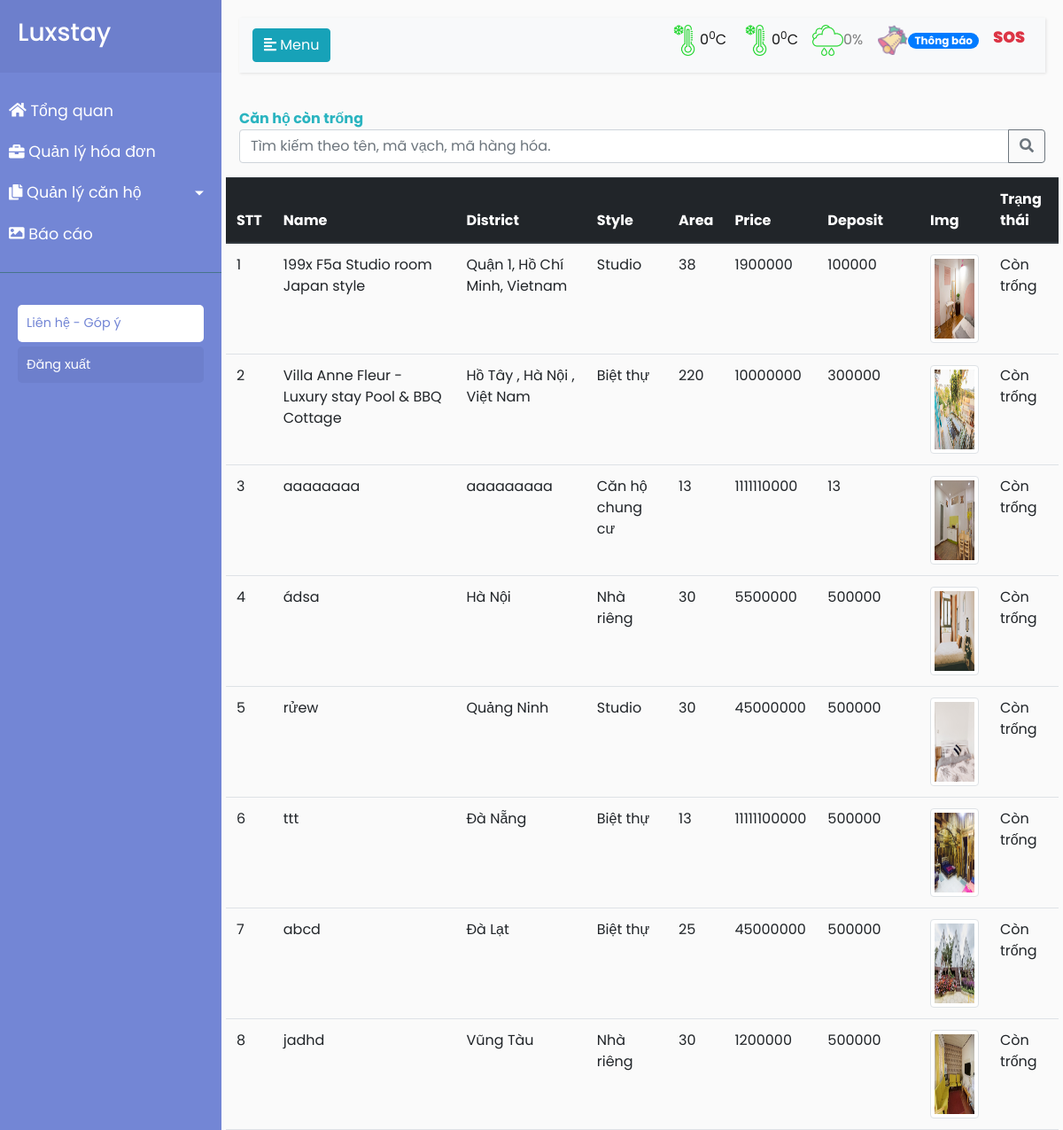
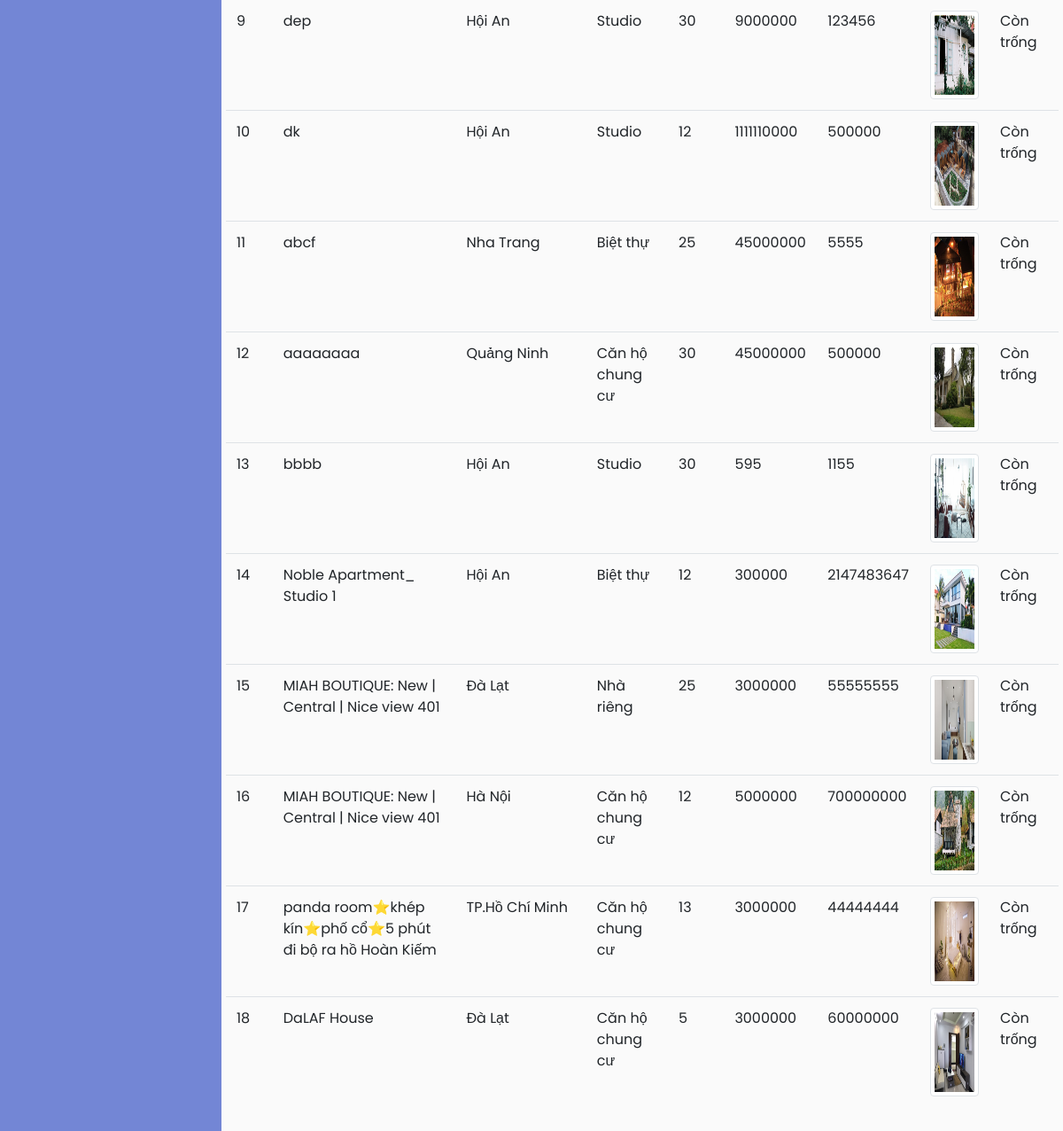
/admin/modules/Canhocontrong.php, run on the app's committed database (2 pictures, top to bottom).
### tables this page shows
CREATE TABLE `building` (
  `id` bigint(20) NOT NULL,
  `name` text NOT NULL,
  `district` text NOT NULL,
  `style` varchar(50) NOT NULL,
  `buildingarea` varchar(100) NOT NULL,
  `price` float NOT NULL,
  `numberroom` int(11) NOT NULL,
  `maxcustomer` int(11) NOT NULL,
  `description` text NOT NULL,
  `deposit` int(11) NOT NULL,
  `status` bit(1) NOT NULL,
  `createddate` timestamp NULL DEFAULT NULL,
  `modifieddate` timestamp NULL DEFAULT NULL,
  `createdby` varchar(50) NOT NULL,
  `modifiedby` varchar(50) NOT NULL,
  `image` text NOT NULL
);

### admin/modules/Canhocontrong.php (the view, shortened to what this page needs)
<?php
$conn=mysqli_connect("localhost","root","","ql_homestay");
mysqli_query($conn,'SET NAMES "utf8"');
$sql="select * from building where  status = 0";
$kq=mysqli_query($conn,$sql);
?>
<?php require_once __DIR__. "/../layouts/header.php"; ?>
<div class="content">
	<div class="row">
		<div class="col-3">
			<b style="font-weight: 700;color: #2ab4c0;">Căn hộ còn trống</b>
		</div>
		<div class="col-6">
		</div>
                      <?php include 'modalCart.php' ?>
                    </div>
                    <div class="row">
                     <div class="col-12">
                      <div class="row">
                       <div class="col-12">
                        <div class="input-group mb-3">
                         <input type="text" class="form-control test" placeholder="Tìm kiếm theo tên, mã vạch, mã hàng hóa." aria-label="Recipient's username" aria-describedby="button-addon2">
                         <div class="input-group-append">
                          <button class="btn btn-outline-secondary" type="button" id="button-addon2"><i class="fas fa-search"></i></button>
                        </div>
                      </div>
                    </div>
                  </div>
                  <div class="row">
                   <table class="table table-hover">
                    <thead class="thead-dark">
                     <tr>
                      <th scope="col" >
                       STT
                     </th>
                     <th scope="col">
                       Name
                     </th>
                     <th scope="col">
                       District
                     </th>
                     <th scope="col">
                       Style
                     </th>
                     <th scope="col">
                       Area
                     </th>
                     <th scope="col">
                       Price
                     </th>
                    <th scope="col">
                     Deposit
                   </th>
                   <th scope="col">
                     Img
                   </th>
                   <th scope="col">
                     Trạng thái
                   </th>
                 </tr>
               </thead>
              <thead class="thead-dark">
                <?php
                if(isset($kq))
                {
                  $i=0;
                  while ($result = $kq->fetch_assoc()) {
                    $i++;
                 ?>
               <tr>
                 <td><?php echo $i; ?></td>
                 <td><?php echo $result['name'] ?></td>
                 <td><?php echo $result['district'] ?></td>
                 <td><?php echo $result['style'] ?></td>
                  <td><?php echo $result['buildingarea'] ?></td>
                 <td><?php echo $result['price'] ?></td>
                 <td><?php echo $result['deposit'] ?></td>
                  <td><img style="width: 100%;height: 100px" src="/luxstay/public/font-end/image/<?php echo $result['image']; ?>" class=" img-thumbnail" alt="avatar"></td>
                 <td><?php if($result['status']==0)
                 {
                  echo "Còn trống";
                 } ?></td>
               </tr>
             <?php } }?>
               </thead>
             </table>
           </div>
      </div>
    </div>
  </div>
</div>
</div>
</body>
</html>

### admin/layouts/header.php (shortened to what this page needs)
<!DOCTYPE html>
<html>
<head>
    <link rel="stylesheet" href="https://stackpath.bootstrapcdn.com/bootstrap/4.1.0/css/bootstrap.min.css">
   <link rel="stylesheet" href="../public/css/style4.css">
</head>
<body>
    <div class="wrapper">
        <nav id="sidebar">
            <div class="sidebar-header">
                <h3>Luxstay</h3>
            </div>
            <ul class="list-unstyled components">
                <li>
                    <a href="../modules/TrangChu.php">
                        <i class="fas fa-home"></i>
                        Tổng quan
                    </a>
                </li>
                <li>
                    <a href="QLHD.php">
                        <i class="fas fa-briefcase"></i>
                        Quản lý hóa đơn
                    </a>
                </li>
                <li>
                    <a href="#pageSubmenu" data-toggle="collapse" aria-expanded="false" class="dropdown-toggle">
                        <i class="fas fa-copy"></i>
                        Quản lý căn hộ
                    </a>
                </li>
                <li>
                    <a href="BaoCao.php">
                        <i class="fas fa-image"></i>
                        Báo cáo
                    </a>
                </li>
            </ul>
            <ul class="list-unstyled CTAs">
                <li>
                    <a href="Gopy.php" class="download">Liên hệ - Góp ý</a>
                </li>
                <li>
                    <a href="../index.html" class="article">Đăng xuất</a>
                </li>
            </ul>
        </nav>
            <div id="content">
            <nav class="navbar navbar-expand-lg navbar-light bg-light" style="padding: 0 !important;">
                <div class="container-fluid">
                    <button type="button" id="sidebarCollapse" class="btn btn-info">
                        <i class="fas fa-align-left"></i>
                        <span>Menu</span>
                    </button>
                    <div class="collapse navbar-collapse" id="navbarSupportedContent">
                        <ul class="nav navbar-nav ml-auto">
                             <li class="nav-item active">
                                <a class="nav-link" href="#"><img src="../public/Image/thermometer-2.png">0<sup>0</sup>C</a>
                            </li>
                            <li class="nav-item active">
                                <a class="nav-link" href="#"><img src="../public/Image/thermometer-2.png">0<sup>0</sup>C</a>
                            </li>
                            <li class="nav-item">
                                <a class="nav-link" href="#"><img src="../public/Image/rain-2.png">0%</a>
                            </li>
                            <li class="nav-item">
                                <a class="nav-link" href="#"><img src="../public/Image/bell_32px.png"><span class="badge badge-pill badge-primary">Thông báo</span></a>
                            </li>
                            <li class="nav-item">
                                <a class="nav-link" href="#" ><p class="text-danger" style="font-weight: 900 !important;">SOS</p></a>
                            </li>
                        </ul>
                    </div>
                </div>
            </nav>

### admin/modules/modalCart.php (shortened to what this page needs)
<!DOCTYPE html>
<html>
<head>
</head>
<body>
</body>
</html>

### admin/public/css/style4.css (style rules this page uses)
body { font-family: 'Poppins', sans-serif; background: #fafafa; }
a>img { width: 35px; height: 35px; }
p { font-family: 'Poppins', sans-serif; font-size: 1.1em; font-weight: 300; line-height: 1.7em; color: #999; }
a, a:hover, a:focus { color: inherit; text-decoration: none; transition: all 0.3s; }
.navbar { padding: 15px 10px; background: #fff; border: none; border-radius: 0; margin-bottom: 40px; box-shadow: 1px 1px 3px rgba(0, 0, 0, 0.1); }
i, span { display: inline-block; }
.wrapper { display: flex; align-items: stretch; }
#sidebar { min-width: 250px; max-width: 250px; background: #7386D5; color: #fff; transition: all 0.3s; }
#sidebar ul li a { text-align: left; }
#sidebar .sidebar-header { padding: 20px; background: #6d7fcc; }
#sidebar ul.components { padding: 20px 0; border-bottom: 1px solid #47748b; }
#sidebar ul li a { padding: 10px; font-size: 1.1em; display: block; }
a[data-toggle="collapse"] { position: relative; }
.dropdown-toggle::after { display: block; position: absolute; top: 50%; right: 20px; transform: translateY(-50%); }
ul.CTAs { padding: 20px; }
ul.CTAs a { text-align: center; font-size: 0.9em !important; display: block; border-radius: 5px; margin-bottom: 5px; }
a.download { background: #fff; color: #7386D5; }
a.article, a.article:hover { background: #6d7fcc !important; color: #fff !important; }
#content { width: 100%; padding: 20px; min-height: 100vh; transition: all 0.3s; }

### data on the page
building: name "199x F5a Studio room Japan style", district "Quận 1, Hồ Chí Minh, Vietnam", style "Studio", buildingarea "38", price "1900000", deposit "100000", image (picture), status "Còn trống"
building: name "Villa Anne Fleur - Luxury stay Pool & BBQ Cottage", district "Hồ Tây , Hà Nội , Việt Nam", style "Biệt thự", buildingarea "220", price "10000000", deposit "300000", image (picture), status "Còn trống"
building: name "aaaaaaaa", district "aaaaaaaaa", style "Căn hộ chung cư", buildingarea "13", price "1111110000", deposit "13", image (picture), status "Còn trống"
building: name "ádsa", district "Hà Nội", style "Nhà riêng", buildingarea "30", price "5500000", deposit "500000", image (picture), status "Còn trống"
building: name "rửew", district "Quảng Ninh", style "Studio", buildingarea "30", price "45000000", deposit "500000", image (picture), status "Còn trống"
building: name "ttt", district "Đà Nẵng", style "Biệt thự", buildingarea "13", price "11111100000", deposit "500000", image (picture), status "Còn trống"
building: name "abcd", district "Đà Lạt", style "Biệt thự", buildingarea "25", price "45000000", deposit "500000", image (picture), status "Còn trống"
building: name "jadhd", district "Vũng Tàu", style "Nhà riêng", buildingarea "30", price "1200000", deposit "500000", image (picture), status "Còn trống"
building: name "dep", district "Hội An", style "Studio", buildingarea "30", price "9000000", deposit "123456", image (picture), status "Còn trống"
building: name "dk", district "Hội An", style "Studio", buildingarea "12", price "1111110000", deposit "500000", image (picture), status "Còn trống"
building: name "abcf", district "Nha Trang", style "Biệt thự", buildingarea "25", price "45000000", deposit "5555", image (picture), status "Còn trống"
building: name "aaaaaaaa", district "Quảng Ninh", style "Căn hộ chung cư", buildingarea "30", price "45000000", deposit "500000", image (picture), status "Còn trống"
building: name "bbbb", district "Hội An", style "Studio", buildingarea "30", price "595", deposit "1155", image (picture), status "Còn trống"
building: name "Noble Apartment_ Studio 1", district "Hội An", style "Biệt thự", buildingarea "12", price "300000", deposit "2147483647", image (picture), status "Còn trống"
building: name "MIAH BOUTIQUE: New | Central | Nice view 401", district "Đà Lạt", style "Nhà riêng", buildingarea "25", price "3000000", deposit "55555555", image (picture), status "Còn trống"
building: name "MIAH BOUTIQUE: New | Central | Nice view 401", district "Hà Nội", style "Căn hộ chung cư", buildingarea "12", price "5000000", deposit "700000000", image (picture), status "Còn trống"
building: name "panda room⭐khép kín⭐phố cổ⭐5 phút đi bộ ra hồ Hoàn Kiếm", district "TP.Hồ Chí Minh", style "Căn hộ chung cư", buildingarea "13", price "3000000", deposit "44444444", image (picture), status "Còn trống"
building: name "DaLAF House", district "Đà Lạt", style "Căn hộ chung cư", buildingarea "5", price "3000000", deposit "60000000", image (picture), status "Còn trống"
